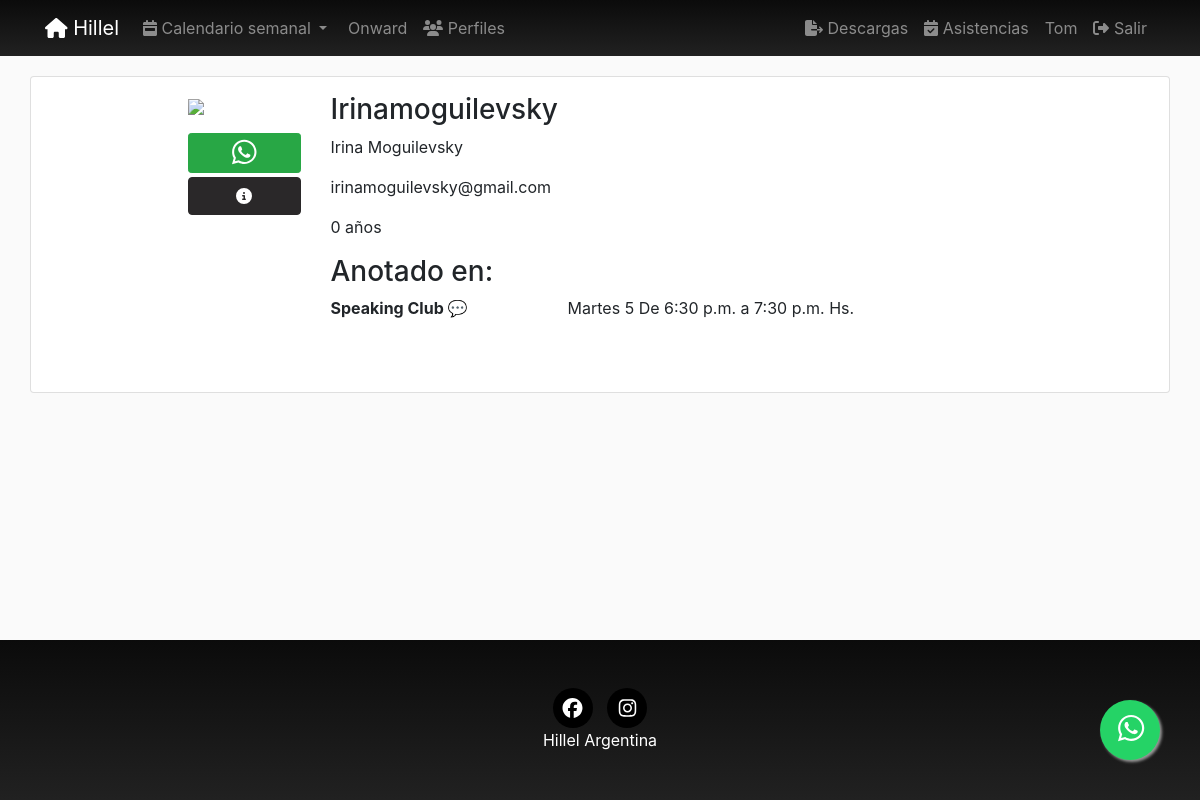
Screenshot of /profiles/Irinamoguilevsky/ (signed in) with the database file from the repository.
### registration/models.py (models this page shows, shortened)
class Profile(models.Model):
    user = models.OneToOneField(User, on_delete=models.CASCADE) #,related_name='get_user_profile'
    avatar = models.ImageField(upload_to=custom_upload_to,
                               null=True, blank=True)
    observaciones = models.CharField(null=True, blank=True, max_length=999)
    apellido = models.CharField(null=True, blank=True, max_length=100)
    nombre = models.CharField(null=True, blank=True, max_length=100)
    whatsapp = models.CharField(verbose_name="Número de Whatsapp", null=True, blank=True, max_length=30)
    instagram = models.CharField(verbose_name="@ de Instagram", null=True, blank=True, max_length=100)
    onward = models.ForeignKey(FechaOnward, on_delete=models.CASCADE, verbose_name="¿Viajaste a Onward? ¿Cuándo?", null=True, blank=True)
    taglit = models.ForeignKey(FechaTaglit, on_delete=models.CASCADE, verbose_name="¿Viajaste a Taglit? ¿Cuándo?", null=True, blank=True)
    propuestasInteres = models.ManyToManyField(PropuestaInteres)
    tematicasInteres = models.ManyToManyField(TematicaInteres)
    comoConociste = models.CharField(verbose_name="¿Cómo conociste Hillel?", null=True, blank=True, max_length=250)
    estudios = models.CharField(verbose_name="¿Estás estudiando, o te recibiste? ¿Qué estudias/te y en qué institución?", null=True, blank=True, max_length=250)
    experienciaComunitaria = models.CharField(null=True, blank=True, max_length=250)
    fechaNacimiento = models.DateField(null=True, blank=True)
    provincia = models.ForeignKey(Provincia, on_delete=models.CASCADE, verbose_name="provincia", null=True, blank=True)
    categories = models.ManyToManyField(Category, verbose_name='Intereses', related_name='get_user_pages', blank=True)
    validado = models.BooleanField(verbose_name="Perfil validado", default=0)
    created = models.DateTimeField(auto_now_add=True, verbose_name="Fecha de creación", blank=True, null=True)
    updated = models.DateTimeField(auto_now=True, verbose_name="Fecha de edición", blank=True, null=True)
    class Meta:
        verbose_name = "Perfil"
        verbose_name_plural = "Perfiles"
        ordering = ['-updated']
    @property
    def subscription(self):
        subscription = Subscription.objects.find(self.user)
        if subscription is None:
            return
        if subscription.pages is None:
            return
        return subscription.pages.all()
    @property
    def edad(self):
        if self.fechaNacimiento is None:
            return
        today = date.today()
        return today.year - self.fechaNacimiento.year - ((today.month, today.day) < (self.fechaNacimiento.month, self.fechaNacimiento.day))

### pages/models.py (models this page shows, shortened)
class Page(models.Model):
    title = models.CharField(verbose_name="Título", max_length=200)
    horaDesde = models.TimeField(verbose_name="Hora desde", null=True, blank=True, auto_now=False, auto_now_add=False,)
    horaHasta = models.TimeField(verbose_name="Hora hasta", null=True, blank=True, auto_now=False, auto_now_add=False,)
    description = RichTextField(verbose_name="Descripción", null=True, blank=True)
    textoExtraMail = RichTextField(verbose_name="Texto extra del mail", null=True, blank=True)
    flyer = models.ImageField(upload_to=custom_upload_to,
                              null=True, blank=True)
    dia = models.ForeignKey(Day, verbose_name='dia', null=True, on_delete=models.CASCADE)
    cupo = models.SmallIntegerField(verbose_name="Cupo", default=0)
    modalidad = BooleanField(verbose_name="Online", default=0)
    nuevo = BooleanField(verbose_name="Nuevo", default=0)
    activa = BooleanField(verbose_name="Activa", default=1)
    categories = models.ManyToManyField(Category, verbose_name='categorias', related_name='get_pages', blank=True)
    provincia = models.ForeignKey(Provincia, on_delete=models.CASCADE, null=True, blank=True)
    responsable = models.ForeignKey(Responsable, on_delete=models.CASCADE, null=True, blank=True)
    colaborador = models.ForeignKey(Colaborador, on_delete=models.CASCADE, null=True, blank=True)
    secreta = BooleanField(verbose_name="Tiene clave?", default=0)
    clave = models.CharField(verbose_name="Clave", null=True, blank=True, default="", max_length=200)
    objects = PagesManager()
    created = models.DateTimeField(auto_now_add=True, verbose_name="Fecha de creación", blank=True, null=True)
    updated = models.DateTimeField(auto_now=True, verbose_name="Fecha de edición", blank=True, null=True)
    class Meta:
        verbose_name = "actividad"
        verbose_name_plural = "actividades"
        ordering = ['dia__order', 'horaDesde', '-title']
    def __str__(self):
        return self.title

class Day(models.Model):
    day = models.CharField(verbose_name="Día", max_length=200)
    order = models.SmallIntegerField(verbose_name="Orden", default=0)
    class Meta:
        verbose_name = "Día"
        verbose_name_plural = "Días"
        ordering = ['order']
    def __str__(self):
        return self.day

### profiles/views.py (the view)
# urls.py: path('<username>/', ProfileDetail.as_view(), name='detail'),
@method_decorator(login_required, name='dispatch')
class ProfileDetail(DetailView):
    model = Profile
    template_name = "profiles/profile_detail.html"
    def get_object(self):
        return get_object_or_404(Profile,
                                 user__username=self.kwargs['username'])

### location/models.py (called while the page is built)
    def __str__(self):
        return self.title

### pages/models.py (called while the page is built)
    def find(self, user):
        queryset = self.filter(user=user)
        if len(queryset) > 0:
            return queryset[0]
        return None

### profiles/processors.py (called while the page is built)
def ctx_dict(request):
    ctx = {}
    bitajon = False
    if request.user.groups.filter(name="BITAJON").count():
        bitajon = True
    ctx["bitajon"] = bitajon
    return ctx

### registration/models.py (called while the page is built)
    def __str__(self):
        return self.fecha

    def __str__(self):
        return self.fecha

    def __str__(self):
        return self.nombre

    def __str__(self):
        return self.nombre

### registration/processors.py (called while the page is built)
def ctx_dict(request):
    ctx = {}
    temporadaOnward = TemporadaOnward.objects.all().first()
    ctx['temporadaOnward'] = temporadaOnward.temporada
    return ctx

### social/models.py (called while the page is built)
    def __str__(self):
        return self.numero

### social/processors.py (called while the page is built)
def ctx_dict(request):
    ctx = {}
    links = Link.objects.all()
    for link in links:
        ctx[link.key] = link.url
    whatsapp = Whatsapp.objects.all().first()
    ctx['whatsappHillel'] = whatsapp
    return ctx

### profiles/templates/profiles/profile_detail.html (shortened to what this page needs)
{% extends 'core/base.html' %}
{% load static %}
{% block content %}
<main role="main">
  <div class="card container mb-5">
    <div class="row mt-3">
      <div class="col-md-9 mx-auto mb-5">
        <form action="" method="post" enctype="multipart/form-data">{% csrf_token %}
          <div class="row">
            <div class="col-md-2">
              {% if profile.avatar %}
                <img src="{{profile.avatar.url}}" class="img-fluid">
              {% else %}
                <img src="{% static 'registration/img/no-avatar.jpg' %}" class="img-fluid">
              {% endif %}
              {% if profile.whatsapp  %}
              <a href="https://wa.me/+549{{profile.whatsapp}}" class="text-center btn btn-success btn-sm btn-block mt-3" >
              <i class="fab fa-whatsapp fa-2x"></i>
              </a>
              <a class="btn btn-dark btn-block text-white mt-1 text-center" id="MainNavDatos" data-target="#ModalDatos" data-toggle="modal">
              <i class="fas fa-info-circle text-center"></i>
              </a>
              {% endif %}
            </div>
            <div class="col-md-10">
              <h3>{{profile.user}}</h3>
                 {% if profile.nombre and profile.apellido  %}
                 <p>{{profile.nombre}} {{profile.apellido}}</p>
                 <p>{{profile.user.email}}</p>
                 {% endif %}
                {% if profile.fechaNacimiento  %}<p>{{profile.edad}} años</p> {% endif %}
              {% if profile.subscription  %}
              <h3>Anotado en:</h3>
                <dl class="row">
                {% for sub in profile.subscription %}
                   <dt class="col-sm-4">{{sub}}</dt>
                   <dd class="col-sm-8">{% if sub.dia.order < 8 %}Los{% endif %} {{sub.dia}} De {{sub.horaDesde}} a {{sub.horaHasta}} Hs.{% if sub.modalidad  %}<b> Online</b>{% endif %}</dd>
                {% endfor %}
                </dl>
              {% endif %}
            </div>
          </div>
        </form>
      </div>
    </div>
  </div>
</main>
{% endblock %}

### core/templates/core/base.html (shortened to what this page needs)
<!DOCTYPE html>
<html lang="es">
  <head>
    {% load static %}
    <link href="{% static 'core/vendor/bootstrap/css/bootstrap.min.css' %}" rel="stylesheet">
    <link href="{% static 'core/css/main.css' %}" rel="stylesheet">
  </head>
  <body class="fondo" >
    <body>
      <nav class="navbar navbar-expand-lg navbar-dark bg-dark sticky-top footer-sample">
        <div class="container">
          <a class="navbar-brand" href="{% url 'home' %}">
            <i class="fas fa-home"></i>
            Hillel</a>
          <div class="collapse navbar-collapse" id="ned">
            <ul class="navbar-nav mr-auto">
                <li class="nav-item dropdown">
                <a class="nav-link dropdown-toggle" href="#" id="navbardrop" data-toggle="dropdown">
                  <i class="fas fa-calendar-week"></i>
                Calendario semanal
                </a>
                </li>
   {% if temporadaOnward  %}
              <li class="nav-item">
                <a class="nav-link" href="{% url 'pages:onward' %}">
                Onward</a>
              </li>
  {%endif%}
                   {% if request.user.is_staff %}
                 <li class="nav-item">
                <a class="nav-link" href="{% url 'profiles:list' %}">
                  <i class="fas fa-users"></i>
                  Perfiles</a>
              </li>
                {% endif %}
            </ul>
            <ul class="navbar-nav">
            {% if request.user.is_staff %}
              <li class="nav-item">
                <a class="nav-link " href="{% url 'pages:exportar' %}">
                  <i class="fa fa-file-export"></i>
                  Descargas</a>
              </li>
            {% endif %}
            {% if request.user.is_staff or bitajon %}
              <li class="nav-item">
                <a class="nav-link" href="{% url 'pages:asistencia' 0 %}">
                  <i class="fas fa-calendar-check"></i>
                  Asistencias</a>
              </li>
            {% endif %}
            {% if not request.user.is_authenticated %}
              <li class="nav-item">
                <a class="nav-link" href="{% url 'login' %}">
                  <i class="fas fa-sign-in-alt"></i>
                  Acceder</a>
              </li>
                <li class="nav-item">
                <a class="nav-link" href="{% url 'signup' %}">
                  <i class="fas fa-user-plus"></i>
                  Registrarse</a>
              </li>
              {% else %}
              <li class="nav-item">
                <a class="nav-link" href="{% url 'home' %}">
                  {% if request.user.profile.nombre is None %}
                   {{request.user}}
                  {% else  %}
                    {{request.user.profile.nombre}}
                  {% endif %}
                  </a>
              </li>
              <li class="nav-item">
                <a class="nav-link" href="{% url 'logout' %}">
                  <i class="fas fa-sign-out-alt"></i>
                  Salir</a>
              </li>
              {% endif %}
            </ul>
          </div>
        </div>
      </nav>
      {% block content %}{% endblock %}
      <a id="whatsapp" href="https://wa.me/+549{{whatsappHillel}}" class="float badge badge-pill" target="_blank" data-toggle="tooltipW" title="Whatsapp">
        <i class="fab fa-whatsapp my-float"></i>
      </a>
    <footer class="footer text-faded text-center py-5 footer-sample ">
      <div class="container">
        <p class="m-0">
        {% if LINK_FACEBOOK %}
            <a href="{{LINK_FACEBOOK}}" class="link">
              <span class="fa-stack fa-lg ">
                <i class="fas fa-circle fa-stack-2x" style="color:black"></i>
                <i class="fab fa-facebook fa-stack-1x fa-inverse"></i>
              </span>
            </a>
              {% endif %}
             {% if LINK_INSTAGRAM %}
            <a href="{{LINK_INSTAGRAM}}" class="link">
              <span class="fa-stack fa-lg">
                <i class="fas fa-circle fa-stack-2x" style="color:black"></i>
                <i class="fab fa-instagram fa-stack-1x fa-inverse"></i>
              </span>
            </a>
              {% endif %}
    </div>
      <p class="m-0 mbt1" style="color:white">Hillel Argentina</p>
    </footer>
  </body>
</html>

### core/static/core/css/main.css (style rules this page uses)
main { padding-top: 20px; }
:root { --jumbotron-padding-y: 3rem; }
footer { padding-top: 3rem; padding-bottom: 3rem; }
footer p { margin-bottom: .25rem; }
html { overflow: scroll; }
body { min-height:100vh; margin:0; position:relative; }
body { position: relative; }
body::after { content: ''; display: block; height: 160px; }
footer { position: absolute; bottom: 0; width: 100%; height: 160px; }
.float { position:fixed; width:60px; height:60px; bottom:40px; right:40px; background-color:#25d366; color:#FFF; border-radius:50px; text-align:center; font-size:30px; box-shadow: 2px 2px 3px #999; z-index:100; }
.my-float { margin-top:5px; }
.footer-sample { background-color: #2a2829; background-color: #212121; background-image: -webkit-gradient(linear,left top,left bottom,color-stop(0%,#0b0b0b),color-stop(100%,#212121)) }
.fondo { background-color: rgba(var(--b3f,250,250,250),1); }
ul { list-style-type: none; }

### rows the page displays
Profile: user "Irinamoguilevsky", nombre "Irina", apellido "Moguilevsky", user.email "irinamoguilevsky@gmail.com", edad "0"
Page: title "Speaking Club 💬", dia "Martes 5", horaDesde "6:30 p.m.", horaHasta "7:30 p.m."

### other values shown
{{ request.user.profile.nombre }} "Tom"
